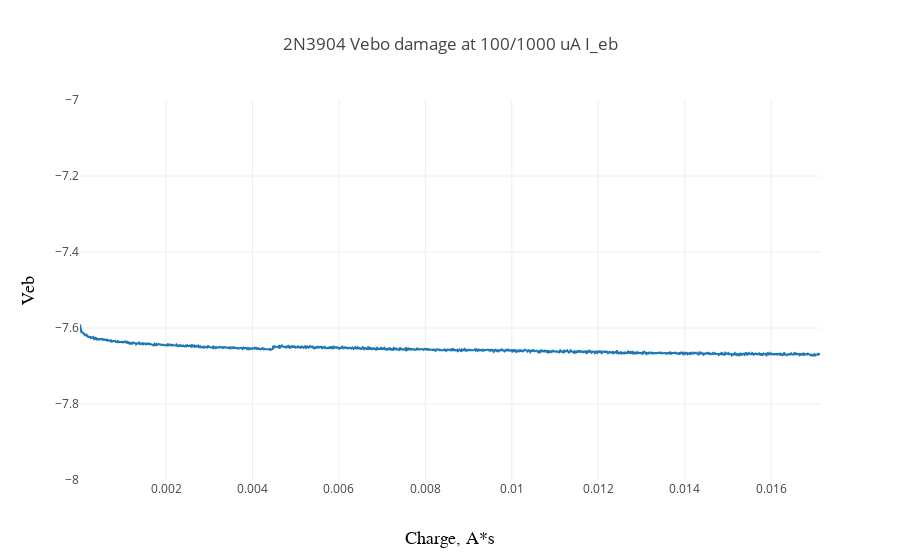

The notebook cell this image was saved under:
### Code cell
layout = go.Layout(
    title='2N3904 Vebo damage at 100/1000 uA I_eb' ,
    xaxis=dict(
        title='Charge, A*s',
        #type='log',
        titlefont=dict(
            family='Courier New, monospace',
            size=18,
            color='#000000'
        )
    ),
    yaxis=dict(
        title='Veb', 
        range=[-8, -7],
        titlefont=dict(
            family='Courier New, monospace',
            size=18,
            color='#000000'
        )
    )
)

trace =  go.Scatter(x=acharge, y=avebo, name='V_eb vs reverse EBO charge %f uA' % (1e6*iebo))
data=[trace]
iplot({ 'data': data, "layout": layout })

### Figure 1 — Plotly figure (JSON) as saved in the notebook; plotly's stock layout.template omitted (floating-point values rounded to 4 significant figures; data arrays with more than 128 entries replaced by an {"elided": "..."} marker saying what was removed)
{"data": [{"name": "V_eb vs reverse EBO charge 1.000000 uA", "type": "scatter", "uid": "932223e2-d301-11e8-a6cc-00216a0bb272", "x": {"elided": "1713 float values"}, "y": {"elided": "1713 float values"}}], "layout": {"title": "2N3904 Vebo damage at 100/1000 uA I_eb", "xaxis": {"title": "Charge, A*s", "titlefont": {"color": "#000000", "family": "Courier New, monospace", "size": 18}}, "yaxis": {"range": [-8, -7], "title": "Veb", "titlefont": {"color": "#000000", "family": "Courier New, monospace", "size": 18}}}}
